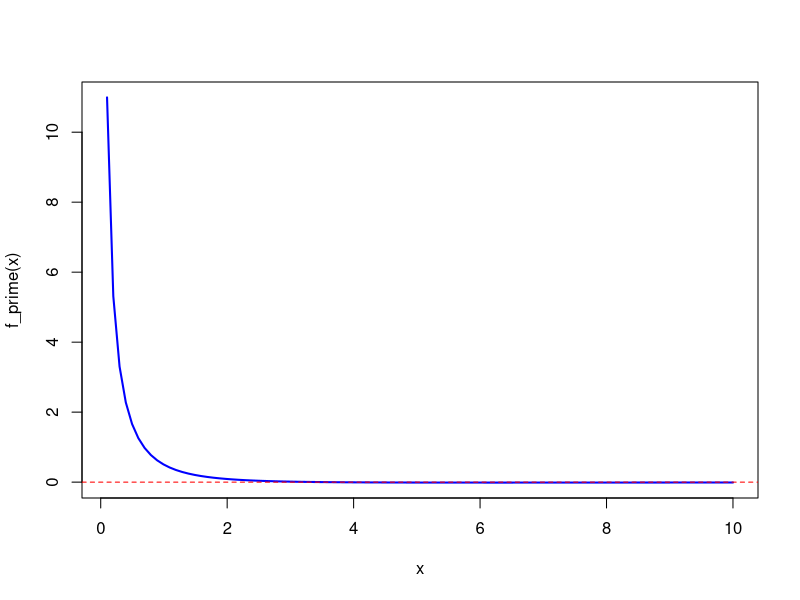

Write the R code that produced this figure.
f <- function(x) {
    log(x) / (1 + x)
}
f_prime <- function(x) {
    (1 + (1 / x) - log(x)) / ((1 + x)^2)
}

# Plot f_prime
curve(f_prime, from = 0.1, to = 10, col = "blue", lwd = 2, ylab = "f_prime(x)", xlab = "x")
abline(h = 0, col = "red", lty = 2)
print(f_prime(5))

## khoi tao khoang bat dau va diem bat dau
a <- 1
b <- 5
x <- a + (b - a) / 2


## xac dinh so vong lap
itr <- 40
res_a <- a
res_b <- b
res_x <- x

## MAIN
for (i in 1:itr) {
    if (f_prime(a) * f_prime(x) <= 0) {
        res_a[i + 1] <- a
        res_b[i + 1] <- b <- x
    } else {
        res_a[i + 1] <- a <- x
        res_b[i + 1] <- b
    }
    x <- a + (b - a) / 2
    res_x[i + 1] <- x
}
head(cbind(res_a, res_b, res_x), 20)

# bisection
a <- 2
x <- 3
res_a <- a
res_x <- x

for (i in 1:itr) {
    old_x <- x
    res_a[i + 1] <- a
    res_x[i + 1] <- x <- a - f_prime(a) * (a - x) / (f_prime(a) - f_prime(x))
    a <- old_x
}
head(cbind(res_a, res_x), 20)
